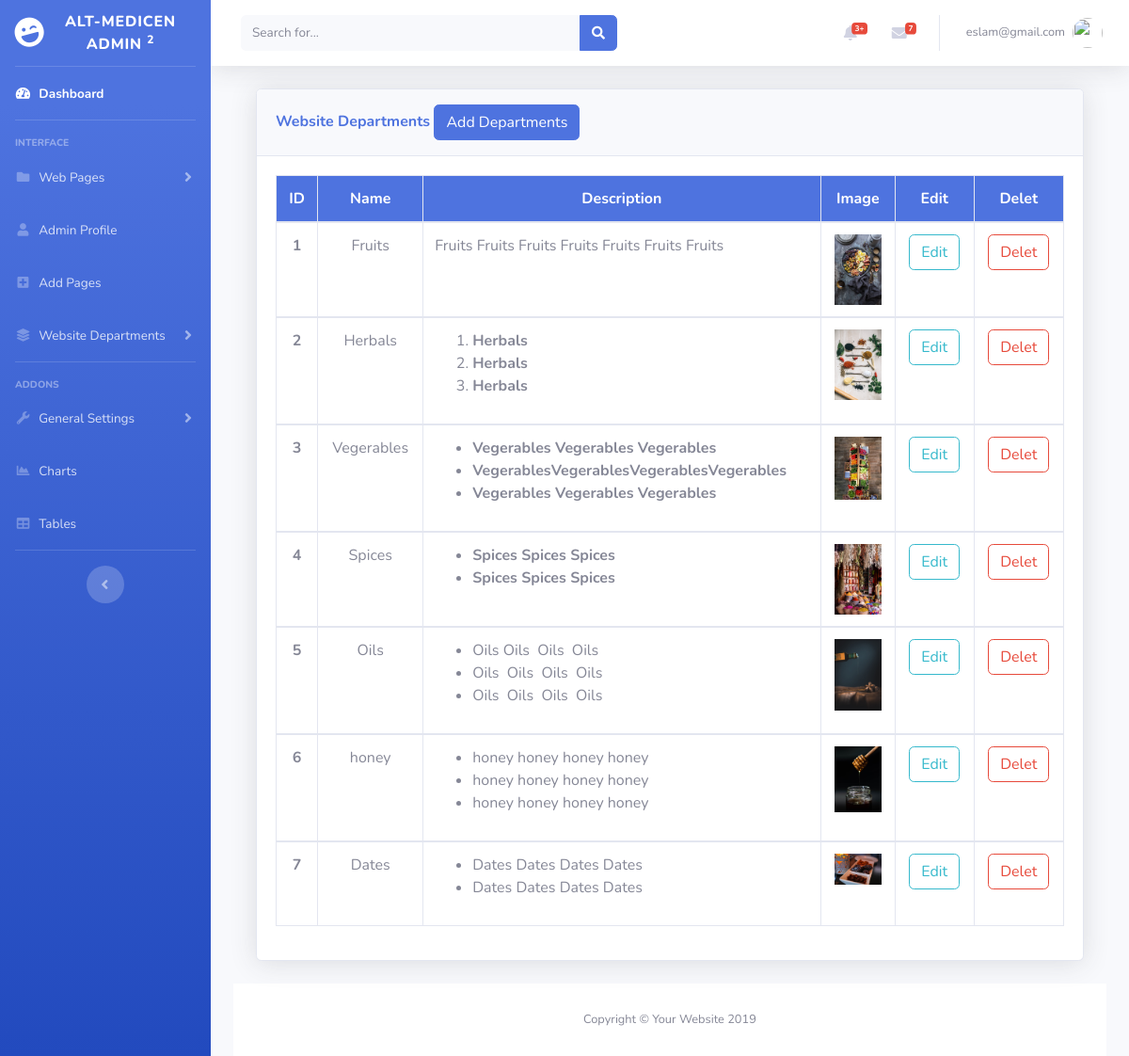
Page /departments.php (signed in) on the committed database.
### tables this page shows
CREATE TABLE `departments` (
  `dept_id` int(11) NOT NULL,
  `dept_name` varchar(250) NOT NULL,
  `dept_desc` longtext NOT NULL,
  `dept_img` varchar(250) NOT NULL
);

### departments.php (the view, shortened to what this page needs)
<?php
 include('includes/header.php');
 include('includes/navbar.php');
 include('includes/topbar.php');
 include('includes/dbconfig/dp.php');
?>
<div class='container-fluid'>
    <div class="card shadow mb-4">
        <div class="card-header py-3">
            <h6 class="m-0 font-weight-bold text-primary">Website Departments
                <button type="button" class="btn btn-primary" data-toggle="modal" data-target="#adminprofile">
                   Add Departments
                </button>
            </h6>
        </div>
        <div class="card-body">
            <div class="table-responsive">
            <table class="table table-bordered" id="dataTable" width="100%" cellspacing="0">
            <?php
                $query     = "SELECT * FROM departments";
                $query_run = mysqli_query($connection,$query);
            ?>
                    <thead class="bg-primary text-white">
                        <tr class="text-center" >
                        <th scope="col">ID</th>
                        <th scope="col">Name</th>
                        <th scope="col">Description</th>
                        <th scope="col">Image</th>
                        <th scope="col"> Edit </th>
                        <th scope="col"> Delet </th>
                        </tr>
                    </thead>
            <?php
                if(mysqli_num_rows($query_run) > 0){
                    while( $row = mysqli_fetch_assoc($query_run)){
            ?>
                    <tbody>
                    <tr>
                            <th class="text-center" scope="row"><?php echo $row['dept_id'];?> </th>
                            <td class="text-center"><?php echo $row['dept_name'];?> </td>
                            <td><?php echo $row['dept_desc'];?></td>
                            <td class="text-center">
                                <?php echo '<img src="upload/departments/'.$row["dept_img"].'" width="50px"; height="50px;" class="img-fluid" alt="Responsive image">'  ?>
                            </td>
                            <td class="text-center">
                                <form action="departments_edit.php" method="POST">
                                    <button type="submit" name="dept_editbtn" class="btn btn-outline-info">Edit</button>
                                </form>
                            </td>
                            <td class="text-center">
                                <form action="code.php" method="POST">
                                    <button type="submit" name="dept_deletbtn" class="btn btn-outline-danger">Delet</button>
                                </form>
                            </td>
                            </tr>
            <?php
                    }
                }
            else{
                    echo "No Record Found";
                }
            ?>
                 </tbody>
                </table>
            </div>
        </div>
    </div>
</div>
<?php
 include('includes/footer.php');
?>

### includes/header.php (shortened to what this page needs)
<!DOCTYPE html>
<html lang="en">
<head>
  <link href="vendor/fontawesome-free/css/all.min.css" rel="stylesheet" type="text/css">
  <link rel="stylesheet" type="text/css" href="https://cdnjs.cloudflare.com/ajax/libs/trix/1.2.1/trix.css">
  <link href="css/sb-admin-2.min.css" rel="stylesheet">
</head>
<body id="page-top">
  <div id="wrapper">

### includes/navbar.php (shortened to what this page needs)
<ul class="navbar-nav bg-gradient-primary sidebar sidebar-dark accordion" id="accordionSidebar">
<a class="sidebar-brand d-flex align-items-center justify-content-center" href="index.php">
  <div class="sidebar-brand-icon rotate-n-15">
    <i class="fas fa-laugh-wink"></i>
  </div>
  <div class="sidebar-brand-text mx-3">Alt-Medicen Admin <sup>2</sup></div>
</a>
<hr class="sidebar-divider my-0">
<li class="nav-item active">
  <a class="nav-link" href="index.php">
    <i class="fas fa-fw fa-tachometer-alt"></i>
    <span>Dashboard</span></a>
</li>
<hr class="sidebar-divider">
<div class="sidebar-heading">
  Interface
</div>
<li class="nav-item">
  <a class="nav-link collapsed" href="#" data-toggle="collapse" data-target="#collapseTwo" aria-expanded="true" aria-controls="collapseTwo">
  <i class="fas fa-fw fa-folder"></i>
    <span>Web Pages</span>
  </a>
</li>
<li class="nav-item">
  <a class="nav-link" href="register.php">
    <i class="fas fa-fw fa-user"></i>
    <span>Admin Profile </span></a>
</li>
<li class="nav-item">
  <a class="nav-link" href="register.php">
    <i class="fas fa-fw fa-plus-square"></i>
    <span>Add Pages </span></a>
</li>
<li class="nav-item">
  <a class="nav-link collapsed" href="#" data-toggle="collapse" data-target="#collapseUtilities" aria-expanded="true" aria-controls="collapseUtilities">
  <i class="fas fa-fw fa-layer-group"></i>
    <span> Website Departments </span>
  </a>
</li>
<hr class="sidebar-divider">
<div class="sidebar-heading">
  Addons
</div>
<li class="nav-item">
  <a class="nav-link collapsed" href="#" data-toggle="collapse" data-target="#collapsePages" aria-expanded="true" aria-controls="collapsePages">
    <i class="fas fa-fw fa-wrench"></i>
    <span>General Settings</span>
  </a>
</li>
<li class="nav-item">
  <a class="nav-link" href="charts.html">
    <i class="fas fa-fw fa-chart-area"></i>
    <span>Charts</span></a>
</li>
<li class="nav-item">
  <a class="nav-link" href="tables.html">
    <i class="fas fa-fw fa-table"></i>
    <span>Tables</span></a>
</li>
<hr class="sidebar-divider d-none d-md-block">
<div class="text-center d-none d-md-inline">
  <button class="rounded-circle border-0" id="sidebarToggle"></button>
</div>
</ul>

### includes/topbar.php (shortened to what this page needs)
  <div id="content-wrapper" class="d-flex flex-column">
<div id="content">
  <nav class="navbar navbar-expand navbar-light bg-white topbar mb-4 static-top shadow">
    <form class="d-none d-sm-inline-block form-inline mr-auto ml-md-3 my-2 my-md-0 mw-100 navbar-search">
      <div class="input-group">
        <input type="text" class="form-control bg-light border-0 small" placeholder="Search for..." aria-label="Search" aria-describedby="basic-addon2">
        <div class="input-group-append">
          <button class="btn btn-primary" type="button">
            <i class="fas fa-search fa-sm"></i>
          </button>
        </div>
      </div>
    </form>
    <ul class="navbar-nav ml-auto">
      <li class="nav-item dropdown no-arrow mx-1">
        <a class="nav-link dropdown-toggle" href="#" id="alertsDropdown" role="button" data-toggle="dropdown" aria-haspopup="true" aria-expanded="false">
          <i class="fas fa-bell fa-fw"></i>
          <span class="badge badge-danger badge-counter">3+</span>
        </a>
      </li>
      <li class="nav-item dropdown no-arrow mx-1">
        <a class="nav-link dropdown-toggle" href="#" id="messagesDropdown" role="button" data-toggle="dropdown" aria-haspopup="true" aria-expanded="false">
          <i class="fas fa-envelope fa-fw"></i>
          <span class="badge badge-danger badge-counter">7</span>
        </a>
      </li>
      <li class="nav-item dropdown no-arrow">
        <a class="nav-link dropdown-toggle" href="#" id="userDropdown" role="button" data-toggle="dropdown" aria-haspopup="true" aria-expanded="false">
          <span class="mr-2 d-none d-lg-inline text-gray-600 small">
             <?php
              echo $_SESSION['email'];
             ?>
          </span>
          <img class="img-profile rounded-circle" src="https://image.flaticon.com/icons/svg/1794/1794707.svg">
        </a>
      </li>
    </ul>
  </nav>
  <div class="container-fluid">

### includes/footer.php
<footer class="sticky-footer bg-white">
    <div class="container my-auto">
      <div class="copyright text-center my-auto">
        <span>Copyright &copy; Your Website 2019</span>
      </div>
    </div>
</footer>
      </div>
</body>
</html>

### rows in the picture
departments: dept_id "1", dept_name "Fruits", dept_desc "Fruits Fruits Fruits Fruits Fruits Fruits Fruits", dept_img (picture)
departments: dept_id "2", dept_name "Herbals", dept_desc "Herbals Herbals Herbals", dept_img (picture)
departments: dept_id "3", dept_name "Vegerables", dept_desc "Vegerables Vegerables Vegerables VegerablesVegerablesVegerablesVegerables Vegerables Vegerables Vegerables", dept_img (picture)
departments: dept_id "4", dept_name "Spices", dept_desc "Spices Spices Spices Spices Spices Spices", dept_img (picture)
departments: dept_id "5", dept_name "Oils", dept_desc "Oils Oils Oils Oils Oils Oils Oils Oils Oils Oils Oils Oils", dept_img (picture)
departments: dept_id "6", dept_name "honey", dept_desc "honey honey honey honey honey honey honey honey honey honey honey honey", dept_img (picture)
departments: dept_id "7", dept_name "Dates", dept_desc "Dates Dates Dates Dates Dates Dates Dates Dates", dept_img (picture)

### other values in the picture
$_SESSION['email'] "eslam@gmail.com"
